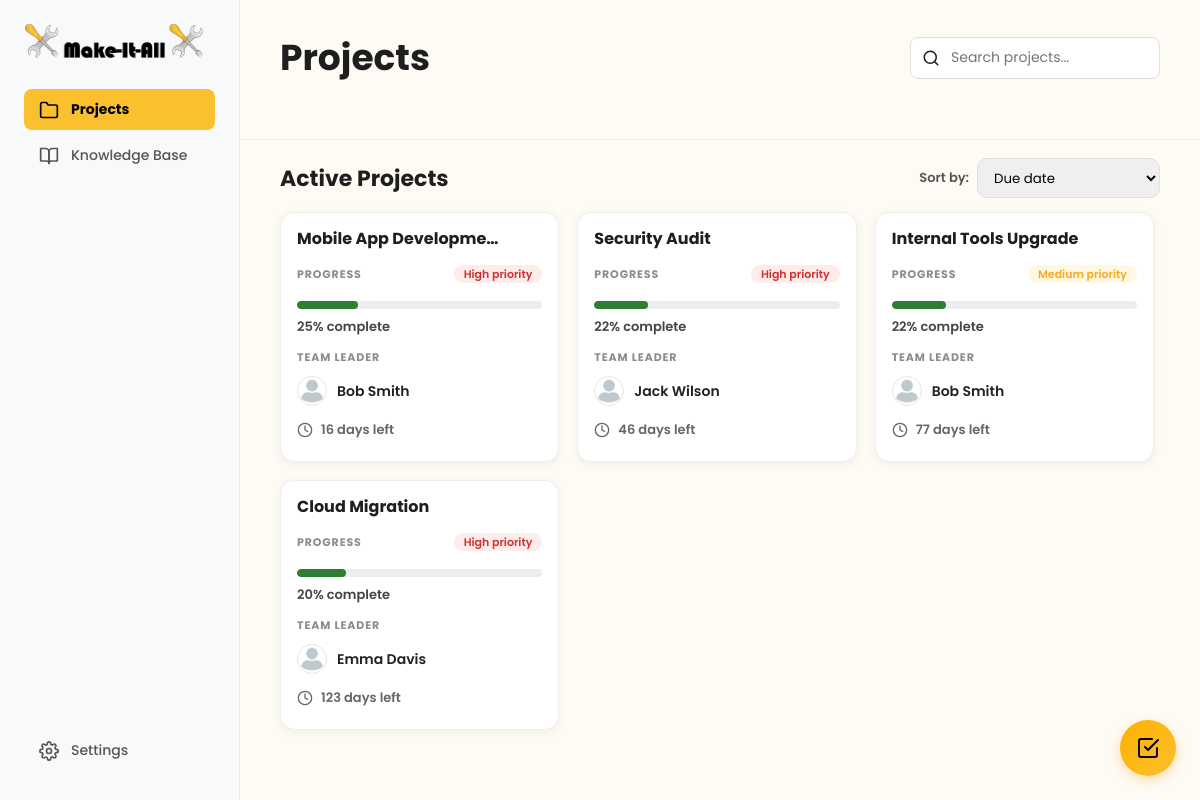
Page /user/project/projects-overview.php (signed in) on the committed database.
### tables this page shows
CREATE TABLE projects (
    project_id INT AUTO_INCREMENT PRIMARY KEY,
    project_name VARCHAR(255) NOT NULL,
    description TEXT,
    created_by INT NOT NULL COMMENT 'Manager who created the project',
    team_leader_id INT NULL COMMENT 'Assigned team leader',
    start_date DATE NOT NULL,
    deadline DATE NOT NULL,
    estimated_completion_date DATE NULL COMMENT 'Calculated based on velocity',
    completed_date DATE NULL,
    status ENUM('planning', 'active', 'on_hold', 'completed', 'archived') DEFAULT 'active',
    priority ENUM('low', 'medium', 'high') DEFAULT 'medium',
    completion_percentage DECIMAL(5,2) DEFAULT 0.00,
    overdue_tasks_count INT DEFAULT 0,
    resource_level ENUM('sufficient', 'tight', 'under_resourced') DEFAULT 'sufficient',
    created_at TIMESTAMP DEFAULT CURRENT_TIMESTAMP,
    updated_at TIMESTAMP DEFAULT CURRENT_TIMESTAMP ON UPDATE CURRENT_TIMESTAMP,
    archived_at TIMESTAMP NULL,
    FOREIGN KEY (created_by) REFERENCES users(user_id) ON DELETE RESTRICT,
    FOREIGN KEY (team_leader_id) REFERENCES users(user_id) ON DELETE SET NULL,
    INDEX idx_status (status),
    INDEX idx_created_by (created_by),
    INDEX idx_team_leader (team_leader_id),
    INDEX idx_deadline (deadline),
    INDEX idx_priority (priority)
);

CREATE TABLE users (
    user_id INT AUTO_INCREMENT PRIMARY KEY,
    email VARCHAR(255) NOT NULL UNIQUE,
    password_hash VARCHAR(255) NULL COMMENT 'NULL for non-registered employees',
    is_registered BOOLEAN DEFAULT FALSE,
    first_name VARCHAR(100) NOT NULL,
    last_name VARCHAR(100) NOT NULL,
    profile_picture VARCHAR(255) DEFAULT '/default-avatar.png',
    role ENUM('manager', 'team_leader', 'team_member', 'technical_specialist') NOT NULL DEFAULT 'team_member',
    department VARCHAR(100),
    specialties TEXT COMMENT 'JSON array: ["Frontend", "React", "UX Design"]',
    manager_id INT NULL COMMENT 'Self-referencing FK - who manages this user',
    is_active BOOLEAN DEFAULT TRUE,
    last_login TIMESTAMP NULL,
    created_at TIMESTAMP DEFAULT CURRENT_TIMESTAMP,
    updated_at TIMESTAMP DEFAULT CURRENT_TIMESTAMP ON UPDATE CURRENT_TIMESTAMP,
    FOREIGN KEY (manager_id) REFERENCES users(user_id) ON DELETE SET NULL,
    INDEX idx_email (email),
    INDEX idx_role (role),
    INDEX idx_manager (manager_id),
    INDEX idx_is_registered (is_registered),
    INDEX idx_is_active (is_active)
);

### user/project/projects-overview.php (the view, shortened to what this page needs)
<?php
$database = new Database();
$db = $database->getConnection();
$isLoggedIn = isset($_SESSION['role'], $_SESSION['email'], $_SESSION['user_id']);
if (!$isLoggedIn) {
  $role = 'manager';
  $isManager = true;
  $currentUserId = 1;
} else {
  $currentUserId = $_SESSION['user_id'];
}
function daysLeft(?string $estimated, ?string $deadline): ?int
{
  $target = $estimated ?: $deadline;
  $today = new DateTime('today');
  $targetDate = new DateTime($target);
  $diff = $today->diff($targetDate);
  return (int)$diff->format('%r%a');
}
$activeSql = "
  SELECT DISTINCT
    p.project_id,
    p.project_name,
    p.description,
    p.team_leader_id,
    p.status,
    p.priority,
    p.deadline,
    p.estimated_completion_date,
    -- live progress (doesn't rely on stored completion_percentage)
    COALESCE(tp.completion_percentage, 0) AS completion_percentage,
    u.first_name AS leader_first_name,
    u.last_name  AS leader_last_name,
    u.profile_picture AS leader_picture
  FROM projects p
  LEFT JOIN users u ON p.team_leader_id = u.user_id
  LEFT JOIN project_members pm ON pm.project_id = p.project_id
  --  task progress subquery (1 row per project)
  LEFT JOIN (
    SELECT
      project_id,
      ROUND(
        (SUM(CASE WHEN status = 'completed' THEN 1 ELSE 0 END) * 100.0) / NULLIF(COUNT(*), 0),
        2
      ) AS completion_percentage
    FROM tasks
    GROUP BY project_id
  ) tp ON tp.project_id = p.project_id
  WHERE p.status IN ('active','planning','on_hold','completed')
    AND p.status <> 'archived'
    AND (
      p.created_by = :uid
      OR p.team_leader_id = :uid
      OR pm.user_id = :uid
    )
  ORDER BY p.deadline ASC
";
$activeStmt = $db->prepare($activeSql);
$activeStmt->execute([':uid' => $currentUserId]);
$activeProjects = $activeStmt->fetchAll(PDO::FETCH_ASSOC);
?>
<!DOCTYPE html>
<html lang="en">
<head>
  <link rel="stylesheet" href="../dashboard.css">
  <link rel="stylesheet" href="projects-overview.css">
</head>
<body id="projects-overview-page">
  <?php include '../to-do/todo_widget.php'; ?>
  <div class="dashboard-container">
    <nav class="sidebar">
      <div class="nav-top">
        <div class="logo-container">
          <img src="../logo.png" alt="Make-It-All Logo" class="logo-icon">
        </div>
        <ul class="nav-main">
          <li class="active-parent"><a href="projects-overview.php"><i data-feather="folder"></i>Projects</a></li>
          <li><a href="../knowledge-base/knowledge-base.html"><i data-feather="book-open"></i>Knowledge Base</a></li>
        </ul>
      </div>
      <div class="nav-footer">
        <ul>
          <li><a href="../settings.php"><i data-feather="settings"></i>Settings</a></li>
        </ul>
      </div>
    </nav>
    <main class="main-content">
      <header class="projects-header">
        <h1>Projects</h1>
        <div class="projects-controls">
          <div class="search-bar">
            <input type="text" id="project-search" placeholder="Search projects..." autocomplete="off">
          </div>
        </div>
      </header>
      <section class="projects-section" id="active-section">
        <div class="section-top">
          <h2 class="active-projects-title">Active Projects</h2>
          <div class="sort-wrap">
            <span class="sort-label">Sort by:</span>
            <select class="sort-dropdown" id="sortProjects">
              <option value="due">Due date</option>
            </select>
          </div>
        </div>
        <div class="projects-grid-scroll">
          <div class="projects-grid">
            <?php if (count($activeProjects) === 0): ?>
              <div class="empty-state">
                <i data-feather="inbox"></i>
                <p>No current active projects</p>
              </div>
            <?php else: ?>
              <?php foreach ($activeProjects as $p): ?>
                <?php
                $progress = (float)($p['completion_percentage'] ?? 0);
                $days = daysLeft($p['estimated_completion_date'] ?? null, $p['deadline'] ?? null);
                $leaderName = trim(($p['leader_first_name'] ?? '') . ' ' . ($p['leader_last_name'] ?? ''));
                $avatar = $p['leader_picture'] ?? '';
                $status = $p['status'] ?? '';
                if ($status === 'completed') {
                  $dateText = 'Completed';
                  $dateClass = 'days-pill is-completed';
                } elseif ($days === null) {
                  $dateText = 'No date set';
                  $dateClass = 'days-pill';
                } elseif ($days < 0) {
                  $dateText = abs($days) . ' days overdue';
                  $dateClass = 'days-pill is-overdue';
                } elseif ($days === 0) {
                  $dateText = 'Due today';
                  $dateClass = 'days-pill is-due';
                } else {
                  $dateText = $days . ' days left';
                  $dateClass = 'days-pill';
                }
                $priority = strtolower($p['priority'] ?? 'medium');
                ?>
                <article
                  class="project-card"
                  data-name="<?= strtolower(htmlspecialchars($p['project_name'])) ?>"
                  data-progress="<?= (int)$progress ?>"
                  data-deadline="<?= htmlspecialchars($p['deadline'] ?? '') ?>"
                  data-project-id="<?= htmlspecialchars($p['project_id'] ?? '') ?>"
                  data-deadline-text="<?= htmlspecialchars($dateText) ?>"
                  data-deadline-class="<?= htmlspecialchars($dateClass) ?>"
                  data-priority="<?= htmlspecialchars($priority) ?>"
                  data-description="<?= htmlspecialchars($p['description'] ?? '') ?>"
                  data-team-leader-id="<?= htmlspecialchars($p['team_leader_id'] ?? '') ?>"
                  data-team-leader-name="<?= htmlspecialchars($leaderName) ?>">
                  <h3 class="project-title"><?= htmlspecialchars($p['project_name']) ?></h3>
                  <div class="progress-head">
                    <span class="small-label">PROGRESS</span>
                    <span class="priority-pill priority-<?= htmlspecialchars($priority) ?>">
                      <?= ucfirst(htmlspecialchars($priority)) ?> priority
                    </span>
                  </div>
                  <div class="progress-track" aria-hidden="true">
                    <div class="progress-fill" style="width: <?= (int)round($progress) ?>%;"></div>
                  </div>
                  <div class="progress-text"><?= (int)round($progress) ?>% complete</div>
                  <div class="small-label leader-label">TEAM LEADER</div>
                  <div class="leader-row">
                    <?php if (!empty($avatar)): ?>
                      <img class="leader-avatar" src="<?= htmlspecialchars($avatar) ?>" alt="Leader pfp">
                    <?php else: ?>
                      <div class="leader-avatar leader-avatar--default" aria-hidden="true">
                        <i data-feather="user"></i>
                      </div>
                    <?php endif; ?>
                    <span class="leader-name"><?= htmlspecialchars($leaderName) ?></span>
                  </div>
                  <div class="card-footer">
                    <div class="<?= $dateClass ?>">
                      <i data-feather="clock"></i>
                      <span><?= htmlspecialchars($dateText) ?></span>
                    </div>
                  </div>
                </article>
              <?php endforeach; ?>
            <?php endif; ?>
          </div>
        </div>
      </section>
    </main>
  </div>
</body>
</html>

### user/dashboard.css (style rules this page uses)
html, body { height: 100%; }
body { background: #FEFBF4; font-family: 'Poppins', sans-serif; margin: 0; height: 100vh; color: #1E1E1E; overflow: hidden; }
* { box-sizing: border-box; }
a { color: #1E1E1E; transition: color 0.2s ease; }
.dashboard-container { display: flex; width: 100%; height: 100vh; }
.sidebar { width: 240px; flex-shrink: 0; background: #F8F9FA; padding: 24px; display: flex; flex-direction: column; justify-content: space-between; border-right: 1px solid #EAECEE; }
.logo-container { display: flex; align-items: center; gap: 8px; font-size: 20px; font-weight: 700; margin-bottom: 30px; }
.logo-icon { width: 180px; height: 35px; }
.sidebar ul { list-style: none; padding: 0; margin: 0; }
.sidebar ul a { display: flex; align-items: center; gap: 12px; padding: 10px 15px; text-decoration: none; color: #555; font-weight: 500; border-radius: 8px; margin-bottom: 5px; font-size: 14px; }
.sidebar ul a svg { width: 20px; height: 20px; }
.sidebar ul.nav-main>li.active-parent>a { background: #FBC02D; color: black; font-weight: 700; }
.main-content { flex: 1; padding: 0; display: flex; flex-direction: column; min-height: 0; overflow-y: auto; height: 100vh; }

### rows in the picture
projects: project_name "Mobile App Developme…", priority "High", progress "25", team_leader.profile_picture (placeholder picture), team_leader.last_name "Bob Smith", dateText "16 days left"
projects: project_name "Security Audit", priority "High", progress "22", team_leader.profile_picture (placeholder picture), team_leader.last_name "Jack Wilson", dateText "46 days left"
projects: project_name "Internal Tools Upgrade", priority "Medium", progress "22", team_leader.profile_picture (placeholder picture), team_leader.last_name "Bob Smith", dateText "77 days left"
projects: project_name "Cloud Migration", priority "High", progress "20", team_leader.profile_picture (placeholder picture), team_leader.last_name "Emma Davis", dateText "123 days left"
